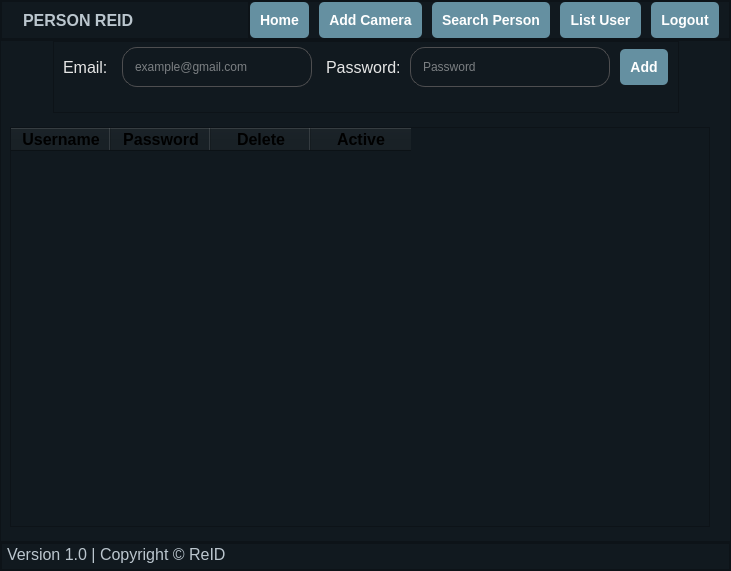
<?xml version="1.0" encoding="UTF-8"?>
<ui version="4.0">
 <class>MainWindow</class>
 <widget class="QMainWindow" name="MainWindow">
  <property name="geometry">
   <rect>
    <x>0</x>
    <y>0</y>
    <width>731</width>
    <height>571</height>
   </rect>
  </property>
  <property name="windowTitle">
   <string>MainWindow</string>
  </property>
  <property name="styleSheet">
   <string notr="true">background-color:rgb(17, 25, 31)</string>
  </property>
  <widget class="QWidget" name="centralwidget">
   <layout class="QVBoxLayout" name="verticalLayout">
    <property name="spacing">
     <number>0</number>
    </property>
    <property name="leftMargin">
     <number>0</number>
    </property>
    <property name="topMargin">
     <number>0</number>
    </property>
    <property name="rightMargin">
     <number>0</number>
    </property>
    <property name="bottomMargin">
     <number>0</number>
    </property>
    <item>
     <widget class="QFrame" name="Header">
      <property name="styleSheet">
       <string notr="true">color: rgb(245, 245, 245);</string>
      </property>
      <property name="frameShape">
       <enum>QFrame::StyledPanel</enum>
      </property>
      <property name="frameShadow">
       <enum>QFrame::Raised</enum>
      </property>
      <layout class="QHBoxLayout" name="horizontalLayout_11">
       <property name="spacing">
        <number>0</number>
       </property>
       <property name="leftMargin">
        <number>0</number>
       </property>
       <property name="topMargin">
        <number>0</number>
       </property>
       <property name="rightMargin">
        <number>0</number>
       </property>
       <property name="bottomMargin">
        <number>0</number>
       </property>
       <item>
        <widget class="QFrame" name="left_header">
         <property name="styleSheet">
          <string notr="true">color: rgb(187, 198, 206);</string>
         </property>
         <property name="frameShape">
          <enum>QFrame::StyledPanel</enum>
         </property>
         <property name="frameShadow">
          <enum>QFrame::Raised</enum>
         </property>
         <layout class="QHBoxLayout" name="horizontalLayout_7">
          <property name="spacing">
           <number>0</number>
          </property>
          <property name="leftMargin">
           <number>5</number>
          </property>
          <property name="topMargin">
           <number>0</number>
          </property>
          <property name="rightMargin">
           <number>0</number>
          </property>
          <property name="bottomMargin">
           <number>0</number>
          </property>
          <item>
           <layout class="QHBoxLayout" name="horizontalLayout_6">
            <item>
             <widget class="QLabel" name="label_2">
              <property name="sizePolicy">
               <sizepolicy hsizetype="Preferred" vsizetype="Preferred">
                <horstretch>0</horstretch>
                <verstretch>0</verstretch>
               </sizepolicy>
              </property>
              <property name="maximumSize">
               <size>
                <width>50</width>
                <height>50</height>
               </size>
              </property>
              <property name="midLineWidth">
               <number>0</number>
              </property>
              <property name="text">
               <string/>
              </property>
              <property name="pixmap">
               <pixmap resource="images/source.qrc">:/source/cam logo 1.png</pixmap>
              </property>
              <property name="scaledContents">
               <bool>true</bool>
              </property>
             </widget>
            </item>
            <item>
             <widget class="QLabel" name="label_3">
              <property name="font">
               <font>
                <pointsize>12</pointsize>
                <weight>75</weight>
                <bold>true</bold>
               </font>
              </property>
              <property name="styleSheet">
               <string notr="true">margin: 5px;</string>
              </property>
              <property name="text">
               <string>PERSON REID</string>
              </property>
             </widget>
            </item>
            <item>
             <spacer name="horizontalSpacer_4">
              <property name="orientation">
               <enum>Qt::Horizontal</enum>
              </property>
              <property name="sizeHint" stdset="0">
               <size>
                <width>40</width>
                <height>20</height>
               </size>
              </property>
             </spacer>
            </item>
           </layout>
          </item>
         </layout>
        </widget>
       </item>
       <item>
        <widget class="QFrame" name="right_header">
         <property name="font">
          <font>
           <pointsize>12</pointsize>
          </font>
         </property>
         <property name="styleSheet">
          <string notr="true">QPushButton {
  margin-right: 10px; /* Adjust the value as needed */
  padding: 5px 10px; /* Adjust the value as needed */
}
</string>
         </property>
         <property name="frameShape">
          <enum>QFrame::StyledPanel</enum>
         </property>
         <property name="frameShadow">
          <enum>QFrame::Raised</enum>
         </property>
         <layout class="QHBoxLayout" name="horizontalLayout_2">
          <property name="spacing">
           <number>0</number>
          </property>
          <property name="leftMargin">
           <number>0</number>
          </property>
          <property name="topMargin">
           <number>0</number>
          </property>
          <property name="rightMargin">
           <number>0</number>
          </property>
          <property name="bottomMargin">
           <number>0</number>
          </property>
          <item>
           <layout class="QHBoxLayout" name="horizontalLayout">
            <property name="spacing">
             <number>0</number>
            </property>
            <item>
             <widget class="QPushButton" name="home">
              <property name="styleSheet">
               <string notr="true">QPushButton {
    background-color: rgb(101, 144, 161);
    color: white;
    border-radius: 5px;
    padding: 10px;
    font-weight: bold;
    font-size: 14px;
}
QPushButton:hover {
    background-color:rgb(90, 128, 143);
}
QPushButton:pressed {
    background-color: rgb(90, 128, 143);
}</string>
              </property>
              <property name="text">
               <string>Home</string>
              </property>
             </widget>
            </item>
            <item>
             <widget class="QPushButton" name="camera">
              <property name="styleSheet">
               <string notr="true">QPushButton {
    background-color: rgb(101, 144, 161);
    color: white;
    border-radius: 5px;
    padding: 10px;
    font-weight: bold;
    font-size: 14px;
}
QPushButton:hover {
    background-color:rgb(90, 128, 143);
}
QPushButton:pressed {
    background-color: rgb(90, 128, 143);
}</string>
              </property>
              <property name="text">
               <string>Add Camera</string>
              </property>
             </widget>
            </item>
            <item>
             <widget class="QPushButton" name="person">
              <property name="styleSheet">
               <string notr="true">QPushButton {
    background-color: rgb(101, 144, 161);
    color: white;
    border-radius: 5px;
    padding:10px;
    font-weight: bold;
    font-size: 14px;
}
QPushButton:hover {
    background-color:rgb(90, 128, 143);
}
QPushButton:pressed {
    background-color: rgb(90, 128, 143);
}</string>
              </property>
              <property name="text">
               <string>Search Person</string>
              </property>
             </widget>
            </item>
            <item>
             <widget class="QPushButton" name="List">
              <property name="styleSheet">
               <string notr="true">QPushButton {
    background-color: rgb(101, 144, 161);
    color: white;
    border-radius: 5px;
    padding:10px;
    font-weight: bold;
    font-size: 14px;
}
QPushButton:hover {
    background-color:rgb(90, 128, 143);
}
QPushButton:pressed {
    background-color: rgb(90, 128, 143);
}</string>
              </property>
              <property name="text">
               <string>List User</string>
              </property>
             </widget>
            </item>
            <item>
             <widget class="QPushButton" name="log">
              <property name="styleSheet">
               <string notr="true">QPushButton {
    background-color: rgb(101, 144, 161);
    color: white;
    border-radius: 5px;
    padding:10px;
    font-weight: bold;
    font-size: 14px;
}
QPushButton:hover {
    background-color:rgb(90, 128, 143);
}
QPushButton:pressed {
    background-color: rgb(90, 128, 143);
}</string>
              </property>
              <property name="text">
               <string>Logout</string>
              </property>
             </widget>
            </item>
           </layout>
          </item>
         </layout>
        </widget>
       </item>
      </layout>
     </widget>
    </item>
    <item>
     <widget class="QFrame" name="Main">
      <property name="styleSheet">
       <string notr="true"/>
      </property>
      <property name="frameShape">
       <enum>QFrame::StyledPanel</enum>
      </property>
      <property name="frameShadow">
       <enum>QFrame::Raised</enum>
      </property>
      <layout class="QVBoxLayout" name="verticalLayout_3">
       <property name="spacing">
        <number>0</number>
       </property>
       <property name="leftMargin">
        <number>0</number>
       </property>
       <property name="topMargin">
        <number>0</number>
       </property>
       <property name="rightMargin">
        <number>0</number>
       </property>
       <property name="bottomMargin">
        <number>0</number>
       </property>
       <item>
        <layout class="QHBoxLayout" name="horizontalLayout_14">
         <property name="spacing">
          <number>0</number>
         </property>
         <item>
          <spacer name="horizontalSpacer_3">
           <property name="orientation">
            <enum>Qt::Horizontal</enum>
           </property>
           <property name="sizeHint" stdset="0">
            <size>
             <width>28</width>
             <height>20</height>
            </size>
           </property>
          </spacer>
         </item>
         <item>
          <widget class="QFrame" name="frame_2">
           <property name="styleSheet">
            <string notr="true">QLineEdit {
                background-color: transparent;
                border: 1px solid #4e4e50;
                border-radius: 15px;
                color: #e6e6e6;
               padding: 5px 10px;
                margin: 5px 0
            }
            QLineEdit:focus {
                border-color: #3282b8;
            }

</string>
           </property>
           <property name="frameShape">
            <enum>QFrame::StyledPanel</enum>
           </property>
           <property name="frameShadow">
            <enum>QFrame::Raised</enum>
           </property>
           <layout class="QHBoxLayout" name="horizontalLayout_12">
            <property name="spacing">
             <number>0</number>
            </property>
            <property name="leftMargin">
             <number>0</number>
            </property>
            <property name="topMargin">
             <number>0</number>
            </property>
            <property name="rightMargin">
             <number>0</number>
            </property>
            <property name="bottomMargin">
             <number>0</number>
            </property>
            <item>
             <layout class="QVBoxLayout" name="verticalLayout_2">
              <property name="spacing">
               <number>0</number>
              </property>
              <item>
               <layout class="QHBoxLayout" name="horizontalLayout_8">
                <property name="spacing">
                 <number>0</number>
                </property>
                <item>
                 <widget class="QLabel" name="label_4">
                  <property name="font">
                   <font>
                    <pointsize>12</pointsize>
                   </font>
                  </property>
                  <property name="styleSheet">
                   <string notr="true">color: #e6e6e6;
margin: 0 5px;
</string>
                  </property>
                  <property name="text">
                   <string>Email:</string>
                  </property>
                 </widget>
                </item>
                <item>
                 <widget class="QLineEdit" name="email_edit">
                  <property name="minimumSize">
                   <size>
                    <width>200</width>
                    <height>50</height>
                   </size>
                  </property>
                  <property name="maximumSize">
                   <size>
                    <width>200</width>
                    <height>50</height>
                   </size>
                  </property>
                  <property name="styleSheet">
                   <string notr="true">QLineEdit {
                background-color: transparent;
                border: 1px solid #4e4e50;
                border-radius: 15px;
                color: #e6e6e6;
               padding: 5px 10px;
                margin: 5px 5px
            }
            QLineEdit:focus {
                border-color: #3282b8;
            }
</string>
                  </property>
                  <property name="placeholderText">
                   <string>example@gmail.com</string>
                  </property>
                 </widget>
                </item>
                <item>
                 <widget class="QLabel" name="label_5">
                  <property name="font">
                   <font>
                    <pointsize>12</pointsize>
                   </font>
                  </property>
                  <property name="styleSheet">
                   <string notr="true">color: #e6e6e6;

margin: 0 5px;</string>
                  </property>
                  <property name="text">
                   <string>Password:</string>
                  </property>
                 </widget>
                </item>
                <item>
                 <widget class="QLineEdit" name="password_edit">
                  <property name="minimumSize">
                   <size>
                    <width>200</width>
                    <height>50</height>
                   </size>
                  </property>
                  <property name="maximumSize">
                   <size>
                    <width>200</width>
                    <height>50</height>
                   </size>
                  </property>
                  <property name="styleSheet">
                   <string notr="true">QLineEdit {
                background-color: transparent;
                border: 1px solid #4e4e50;
                border-radius: 15px;
                color: #e6e6e6;
               padding: 5px 10px;
                margin: 5px 0
            }
            QLineEdit:focus {
                border-color: #3282b8;
            }
</string>
                  </property>
                  <property name="placeholderText">
                   <string>Password</string>
                  </property>
                 </widget>
                </item>
                <item>
                 <widget class="QPushButton" name="add_button">
                  <property name="styleSheet">
                   <string notr="true">QPushButton {
    background-color: rgb(101, 144, 161);
    color: white;
    border-radius: 5px;
    padding:10px;
    font-weight: bold;
    font-size: 14px;
    margin: 0 10px;
}
QPushButton:hover {
    background-color:rgb(90, 128, 143);
}
QPushButton:pressed {
    background-color: rgb(90, 128, 143);
}</string>
                  </property>
                  <property name="text">
                   <string>Add</string>
                  </property>
                 </widget>
                </item>
               </layout>
              </item>
              <item>
               <layout class="QHBoxLayout" name="horizontalLayout_10">
                <property name="spacing">
                 <number>0</number>
                </property>
                <item>
                 <spacer name="horizontalSpacer_6">
                  <property name="orientation">
                   <enum>Qt::Horizontal</enum>
                  </property>
                  <property name="sizeHint" stdset="0">
                   <size>
                    <width>40</width>
                    <height>20</height>
                   </size>
                  </property>
                 </spacer>
                </item>
                <item>
                 <widget class="QLabel" name="label_6">
                  <property name="minimumSize">
                   <size>
                    <width>200</width>
                    <height>20</height>
                   </size>
                  </property>
                  <property name="maximumSize">
                   <size>
                    <width>200</width>
                    <height>20</height>
                   </size>
                  </property>
                  <property name="styleSheet">
                   <string notr="true">
color: rgb(255, 0, 0);</string>
                  </property>
                  <property name="text">
                   <string/>
                  </property>
                 </widget>
                </item>
                <item>
                 <spacer name="horizontalSpacer_8">
                  <property name="orientation">
                   <enum>Qt::Horizontal</enum>
                  </property>
                  <property name="sizeHint" stdset="0">
                   <size>
                    <width>40</width>
                    <height>20</height>
                   </size>
                  </property>
                 </spacer>
                </item>
               </layout>
              </item>
             </layout>
            </item>
           </layout>
          </widget>
         </item>
         <item>
          <spacer name="horizontalSpacer_5">
           <property name="orientation">
            <enum>Qt::Horizontal</enum>
           </property>
           <property name="sizeHint" stdset="0">
            <size>
             <width>40</width>
             <height>20</height>
            </size>
           </property>
          </spacer>
         </item>
        </layout>
       </item>
       <item>
        <layout class="QHBoxLayout" name="horizontalLayout_13">
         <property name="spacing">
          <number>0</number>
         </property>
         <item>
          <spacer name="horizontalSpacer_2">
           <property name="orientation">
            <enum>Qt::Horizontal</enum>
           </property>
           <property name="sizeHint" stdset="0">
            <size>
             <width>58</width>
             <height>20</height>
            </size>
           </property>
          </spacer>
         </item>
         <item>
          <widget class="QTableWidget" name="tableWidget">
           <property name="minimumSize">
            <size>
             <width>700</width>
             <height>400</height>
            </size>
           </property>
           <property name="maximumSize">
            <size>
             <width>700</width>
             <height>400</height>
            </size>
           </property>
           <property name="font">
            <font>
             <pointsize>12</pointsize>
            </font>
           </property>
           <column>
            <property name="text">
             <string>Username</string>
            </property>
            <property name="font">
             <font>
              <pointsize>12</pointsize>
              <weight>75</weight>
              <bold>true</bold>
             </font>
            </property>
           </column>
           <column>
            <property name="text">
             <string>Password</string>
            </property>
            <property name="font">
             <font>
              <pointsize>12</pointsize>
              <weight>75</weight>
              <bold>true</bold>
             </font>
            </property>
           </column>
           <column>
            <property name="text">
             <string>Delete</string>
            </property>
            <property name="font">
             <font>
              <pointsize>12</pointsize>
              <weight>75</weight>
              <bold>true</bold>
             </font>
            </property>
           </column>
           <column>
            <property name="text">
             <string>Active</string>
            </property>
            <property name="font">
             <font>
              <pointsize>12</pointsize>
              <weight>75</weight>
              <bold>true</bold>
             </font>
            </property>
           </column>
          </widget>
         </item>
         <item>
          <layout class="QHBoxLayout" name="horizontalLayout_9">
           <property name="spacing">
            <number>0</number>
           </property>
           <item>
            <spacer name="horizontalSpacer_7">
             <property name="orientation">
              <enum>Qt::Horizontal</enum>
             </property>
             <property name="sizeHint" stdset="0">
              <size>
               <width>48</width>
               <height>20</height>
              </size>
             </property>
            </spacer>
           </item>
           <item>
            <spacer name="verticalSpacer">
             <property name="orientation">
              <enum>Qt::Vertical</enum>
             </property>
             <property name="sizeHint" stdset="0">
              <size>
               <width>20</width>
               <height>40</height>
              </size>
             </property>
            </spacer>
           </item>
          </layout>
         </item>
        </layout>
       </item>
      </layout>
     </widget>
    </item>
    <item>
     <widget class="QFrame" name="footer">
      <property name="styleSheet">
       <string notr="true">color: rgb(187, 198, 206);</string>
      </property>
      <property name="frameShape">
       <enum>QFrame::StyledPanel</enum>
      </property>
      <property name="frameShadow">
       <enum>QFrame::Raised</enum>
      </property>
      <layout class="QHBoxLayout" name="horizontalLayout_3">
       <property name="spacing">
        <number>0</number>
       </property>
       <property name="leftMargin">
        <number>0</number>
       </property>
       <property name="topMargin">
        <number>0</number>
       </property>
       <property name="rightMargin">
        <number>0</number>
       </property>
       <property name="bottomMargin">
        <number>0</number>
       </property>
       <item alignment="Qt::AlignBottom">
        <widget class="QFrame" name="left_footer_2">
         <property name="frameShape">
          <enum>QFrame::StyledPanel</enum>
         </property>
         <property name="frameShadow">
          <enum>QFrame::Raised</enum>
         </property>
         <layout class="QHBoxLayout" name="horizontalLayout_5">
          <property name="spacing">
           <number>0</number>
          </property>
          <property name="leftMargin">
           <number>5</number>
          </property>
          <property name="topMargin">
           <number>0</number>
          </property>
          <property name="rightMargin">
           <number>0</number>
          </property>
          <property name="bottomMargin">
           <number>5</number>
          </property>
          <item>
           <layout class="QHBoxLayout" name="horizontalLayout_4">
            <property name="spacing">
             <number>0</number>
            </property>
            <item>
             <widget class="QLabel" name="label">
              <property name="font">
               <font>
                <pointsize>12</pointsize>
               </font>
              </property>
              <property name="text">
               <string>Version 1.0 | Copyright © ReID</string>
              </property>
             </widget>
            </item>
            <item>
             <spacer name="horizontalSpacer">
              <property name="orientation">
               <enum>Qt::Horizontal</enum>
              </property>
              <property name="sizeHint" stdset="0">
               <size>
                <width>40</width>
                <height>20</height>
               </size>
              </property>
             </spacer>
            </item>
           </layout>
          </item>
         </layout>
        </widget>
       </item>
      </layout>
     </widget>
    </item>
   </layout>
  </widget>
 </widget>
 <resources>
  <include location="images/source.qrc"/>
 </resources>
 <connections/>
</ui>
